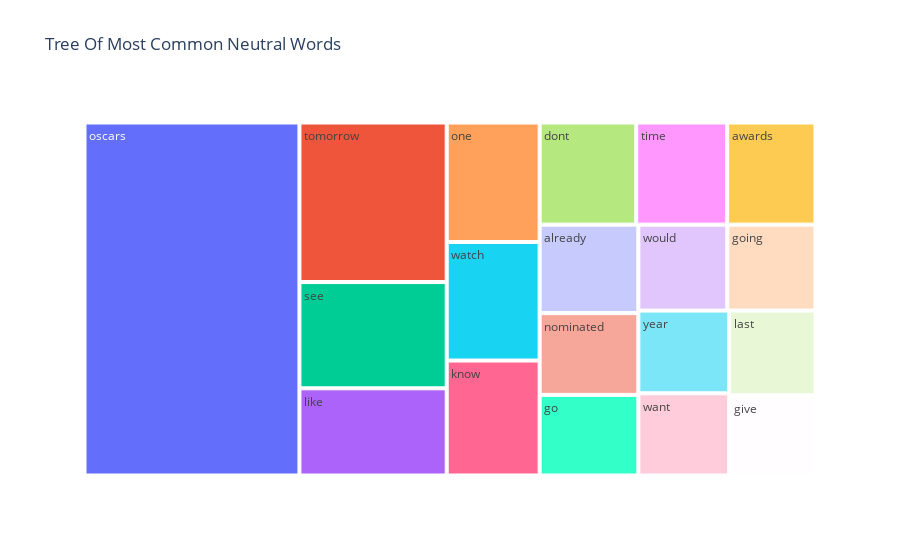

Notebook source saved alongside this figure:
### Code cell
fig = px.treemap(temp_neutral, path=['Common_words'], values='count',title='Tree Of Most Common Neutral Words')
fig.show()

### Figure 1 — Plotly figure (JSON) as saved in the notebook; plotly's stock layout.template omitted (floating-point values rounded to 4 significant figures)
{"data": [{"branchvalues": "total", "domain": {"x": [0, 1], "y": [0, 1]}, "hovertemplate": "labels=%{label}<br>count=%{value}<br>parent=%{parent}<br>id=%{id}<extra></extra>", "ids": ["already", "awards", "dont", "give", "go", "going", "know", "last", "like", "nominated", "one", "oscars", "see", "time", "tomorrow", "want", "watch", "would", "year"], "labels": ["already", "awards", "dont", "give", "go", "going", "know", "last", "like", "nominated", "one", "oscars", "see", "time", "tomorrow", "want", "watch", "would", "year"], "name": "", "parents": ["", "", "", "", "", "", "", "", "", "", "", "", "", "", "", "", "", "", ""], "type": "treemap", "values": [394, 407, 445, 312, 359, 342, 482, 330, 579, 364, 501, 3423, 706, 419, 1060, 337, 497, 345, 339]}], "layout": {"legend": {"tracegroupgap": 0}, "title": {"text": "Tree Of Most Common Neutral Words"}}}
